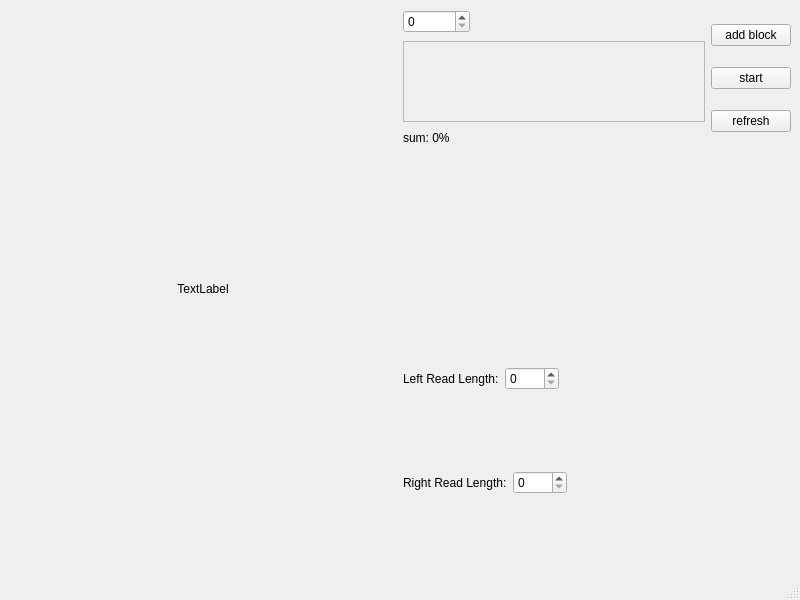
<?xml version="1.0" encoding="UTF-8"?>
<ui version="4.0">
 <class>MainWindow</class>
 <widget class="QMainWindow" name="MainWindow">
  <property name="geometry">
   <rect>
    <x>0</x>
    <y>0</y>
    <width>800</width>
    <height>600</height>
   </rect>
  </property>
  <property name="windowTitle">
   <string>MainWindow</string>
  </property>
  <widget class="QWidget" name="centralwidget">
   <layout class="QGridLayout" name="gridLayout_2">
    <item row="0" column="0">
     <layout class="QHBoxLayout" name="horizontalLayout_7">
      <item>
       <widget class="QLabel" name="labelScreen">
        <property name="sizePolicy">
         <sizepolicy hsizetype="Expanding" vsizetype="Expanding">
          <horstretch>0</horstretch>
          <verstretch>0</verstretch>
         </sizepolicy>
        </property>
        <property name="text">
         <string>TextLabel</string>
        </property>
        <property name="alignment">
         <set>Qt::AlignmentFlag::AlignCenter</set>
        </property>
       </widget>
      </item>
      <item>
       <layout class="QVBoxLayout" name="verticalLayout_6">
        <item>
         <layout class="QVBoxLayout" name="verticalLayout_5">
          <item>
           <layout class="QHBoxLayout" name="horizontalLayout">
            <item>
             <layout class="QVBoxLayout" name="verticalLayout_4">
              <item>
               <layout class="QHBoxLayout" name="horizontalLayout_2">
                <item>
                 <widget class="QSpinBox" name="spinTotalReads">
                  <property name="maximum">
                   <number>10000000</number>
                  </property>
                 </widget>
                </item>
                <item>
                 <spacer name="horizontalSpacer">
                  <property name="orientation">
                   <enum>Qt::Orientation::Horizontal</enum>
                  </property>
                  <property name="sizeHint" stdset="0">
                   <size>
                    <width>98</width>
                    <height>26</height>
                   </size>
                  </property>
                 </spacer>
                </item>
               </layout>
              </item>
              <item>
               <widget class="QScrollArea" name="scrollBlocks">
                <property name="widgetResizable">
                 <bool>true</bool>
                </property>
                <widget class="QWidget" name="scrollAreaWidgetContents">
                 <property name="geometry">
                  <rect>
                   <x>0</x>
                   <y>0</y>
                   <width>285</width>
                   <height>83</height>
                  </rect>
                 </property>
                 <layout class="QVBoxLayout" name="verticalLayout_2">
                  <item>
                   <layout class="QVBoxLayout" name="verticalLayout"/>
                  </item>
                 </layout>
                </widget>
               </widget>
              </item>
              <item>
               <layout class="QHBoxLayout" name="horizontalLayout_3">
                <item>
                 <widget class="QLabel" name="labelSum">
                  <property name="text">
                   <string>sum: 0%</string>
                  </property>
                 </widget>
                </item>
                <item>
                 <spacer name="horizontalSpacer_2">
                  <property name="orientation">
                   <enum>Qt::Orientation::Horizontal</enum>
                  </property>
                  <property name="sizeHint" stdset="0">
                   <size>
                    <width>40</width>
                    <height>20</height>
                   </size>
                  </property>
                 </spacer>
                </item>
               </layout>
              </item>
             </layout>
            </item>
            <item>
             <layout class="QVBoxLayout" name="verticalLayout_3">
              <item>
               <widget class="QPushButton" name="btnAddBlock">
                <property name="text">
                 <string>add block</string>
                </property>
               </widget>
              </item>
              <item>
               <widget class="QPushButton" name="btnStart">
                <property name="text">
                 <string>start</string>
                </property>
               </widget>
              </item>
              <item>
               <widget class="QPushButton" name="btnRefresh">
                <property name="text">
                 <string>refresh</string>
                </property>
               </widget>
              </item>
             </layout>
            </item>
           </layout>
          </item>
          <item>
           <spacer name="verticalSpacer">
            <property name="orientation">
             <enum>Qt::Orientation::Vertical</enum>
            </property>
            <property name="sizeHint" stdset="0">
             <size>
              <width>20</width>
              <height>118</height>
             </size>
            </property>
           </spacer>
          </item>
         </layout>
        </item>
        <item>
         <layout class="QHBoxLayout" name="horizontalLayout_6">
          <item>
           <layout class="QGridLayout" name="gridLayout">
            <item row="0" column="0">
             <layout class="QHBoxLayout" name="horizontalLayout_4">
              <item>
               <widget class="QLabel" name="label">
                <property name="text">
                 <string>Left Read Length:</string>
                </property>
               </widget>
              </item>
              <item>
               <widget class="QSpinBox" name="spinLeftReadLen">
                <property name="minimum">
                 <number>0</number>
                </property>
                <property name="maximum">
                 <number>1000</number>
                </property>
               </widget>
              </item>
              <item>
               <spacer name="horizontalSpacer_3">
                <property name="orientation">
                 <enum>Qt::Orientation::Horizontal</enum>
                </property>
                <property name="sizeHint" stdset="0">
                 <size>
                  <width>40</width>
                  <height>20</height>
                 </size>
                </property>
               </spacer>
              </item>
             </layout>
            </item>
            <item row="1" column="0">
             <layout class="QHBoxLayout" name="horizontalLayout_5">
              <item>
               <widget class="QLabel" name="label_2">
                <property name="text">
                 <string>Right Read Length:</string>
                </property>
               </widget>
              </item>
              <item>
               <widget class="QSpinBox" name="spinRightReadLen">
                <property name="minimum">
                 <number>0</number>
                </property>
                <property name="maximum">
                 <number>1000</number>
                </property>
               </widget>
              </item>
              <item>
               <spacer name="horizontalSpacer_4">
                <property name="orientation">
                 <enum>Qt::Orientation::Horizontal</enum>
                </property>
                <property name="sizeHint" stdset="0">
                 <size>
                  <width>40</width>
                  <height>20</height>
                 </size>
                </property>
               </spacer>
              </item>
             </layout>
            </item>
           </layout>
          </item>
          <item>
           <spacer name="verticalSpacer_2">
            <property name="orientation">
             <enum>Qt::Orientation::Vertical</enum>
            </property>
            <property name="sizeHint" stdset="0">
             <size>
              <width>20</width>
              <height>40</height>
             </size>
            </property>
           </spacer>
          </item>
         </layout>
        </item>
       </layout>
      </item>
     </layout>
    </item>
   </layout>
  </widget>
  <widget class="QMenuBar" name="menubar">
   <property name="geometry">
    <rect>
     <x>0</x>
     <y>0</y>
     <width>800</width>
     <height>25</height>
    </rect>
   </property>
  </widget>
  <widget class="QStatusBar" name="statusbar"/>
 </widget>
 <resources/>
 <connections/>
</ui>
